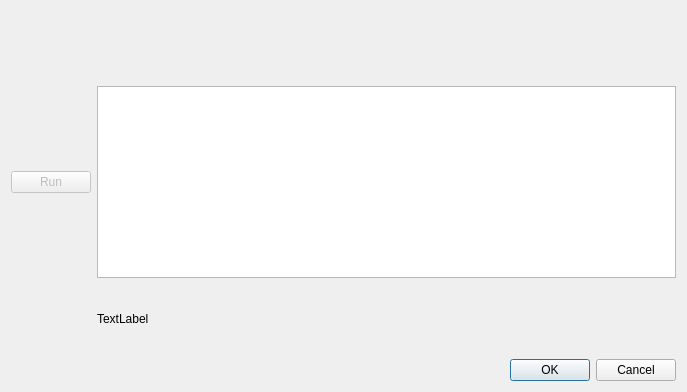
<ui version="4.0" >
 <class>CMakeBuildDirCreator</class>
 <widget class="QDialog" name="CMakeBuildDirCreator" >
  <property name="geometry" >
   <rect>
    <x>0</x>
    <y>0</y>
    <width>687</width>
    <height>392</height>
   </rect>
  </property>
  <property name="windowTitle" >
   <string>Build Directory Creator</string>
  </property>
  <layout class="QGridLayout" name="gridLayout" >
   <item row="0" column="0" colspan="2" >
    <widget class="CMakeBuildDirChooser" native="1" name="builddirChooser" />
   </item>
   <item row="1" column="0" >
    <widget class="QPushButton" name="run" >
     <property name="enabled" >
      <bool>false</bool>
     </property>
     <property name="text" >
      <string>Run</string>
     </property>
    </widget>
   </item>
   <item row="1" column="1" >
    <widget class="QPlainTextEdit" name="cmakeOutput" >
     <property name="sizePolicy" >
      <sizepolicy vsizetype="Maximum" hsizetype="Expanding" >
       <horstretch>0</horstretch>
       <verstretch>0</verstretch>
      </sizepolicy>
     </property>
     <property name="readOnly" >
      <bool>true</bool>
     </property>
    </widget>
   </item>
   <item row="2" column="1" >
    <widget class="QLabel" name="status" >
     <property name="text" >
      <string comment="KDE::DoNotExtract" >TextLabel</string>
     </property>
     <property name="wordWrap" >
      <bool>true</bool>
     </property>
    </widget>
   </item>
   <item row="3" column="0" colspan="2" >
    <widget class="QDialogButtonBox" name="buttonBox" >
     <property name="orientation" >
      <enum>Qt::Horizontal</enum>
     </property>
     <property name="standardButtons" >
      <set>QDialogButtonBox::Cancel|QDialogButtonBox::Ok</set>
     </property>
     <property name="centerButtons" >
      <bool>false</bool>
     </property>
    </widget>
   </item>
  </layout>
 </widget>
 <customwidgets>
  <customwidget>
   <class>CMakeBuildDirChooser</class>
   <extends>QWidget</extends>
   <header>cmakebuilddirchooser.h</header>
   <container>1</container>
  </customwidget>
 </customwidgets>
 <resources/>
 <connections>
  <connection>
   <sender>buttonBox</sender>
   <signal>accepted()</signal>
   <receiver>CMakeBuildDirCreator</receiver>
   <slot>accept()</slot>
   <hints>
    <hint type="sourcelabel" >
     <x>266</x>
     <y>298</y>
    </hint>
    <hint type="destinationlabel" >
     <x>157</x>
     <y>274</y>
    </hint>
   </hints>
  </connection>
  <connection>
   <sender>buttonBox</sender>
   <signal>rejected()</signal>
   <receiver>CMakeBuildDirCreator</receiver>
   <slot>reject()</slot>
   <hints>
    <hint type="sourcelabel" >
     <x>334</x>
     <y>298</y>
    </hint>
    <hint type="destinationlabel" >
     <x>286</x>
     <y>274</y>
    </hint>
   </hints>
  </connection>
 </connections>
</ui>
